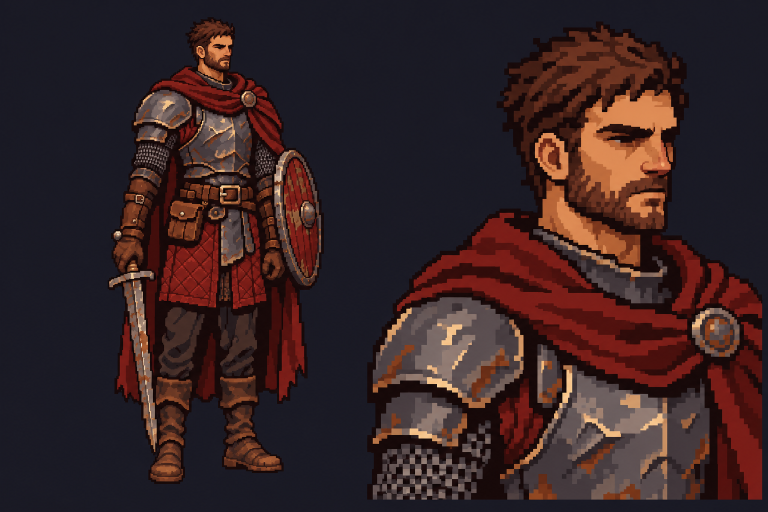
#> input picture art/char_refs/warrior_a_v2.png, 1536 x 1024 px (shown at 1/2 size)
$ python side_strip_r5.py
#> lines starting #> are read from the running program, lines starting #| are printed output that depends on the picture
### tools/measure/chars_ref/cape_r5.py
# ref critic r5, remark 7 / task 2202: the warrior's cloak per direction from cape_r5.mjs: the cape layer alone against the empty scene,
# its height (rows), area, lowest row against the ground, mean Lab, and ΔE76 against the rest pose; also the visible cape (all vs no-cape)
import os, glob, json, numpy as np
from PIL import Image
ROOT = os.path.abspath(os.path.join(os.path.dirname(__file__), '../../..'))
import sys
D = os.path.join(ROOT, os.environ.get('REF_FRAMES', 'frames/critic_chars_r5_ref') + '/' + (sys.argv[1] if len(sys.argv) > 1 else 'cape'))
def lab(rgb):
    c = rgb / 255.0; c = np.where(c > 0.04045, ((c + 0.055) / 1.055) ** 2.4, c / 12.92)
#> after `c = np.where(c > 0.04045, ((c + 0.055) / 1.055) ** 2.4, c / 12.92)`:
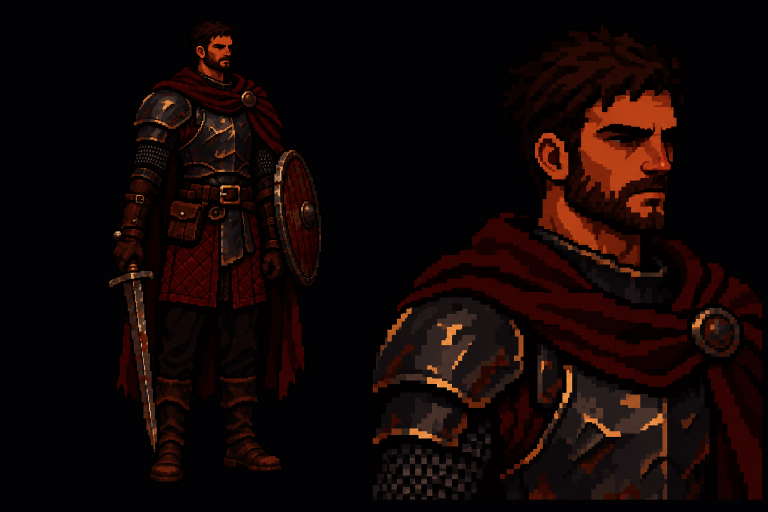
#> c: shape (1024, 1536, 3) float64 (shown at 1/2 size); mean R, G, B 0.0743, 0.0293, 0.0245
    M = np.array([[0.4124, 0.3576, 0.1805], [0.2126, 0.7152, 0.0722], [0.0193, 0.1192, 0.9505]]); xyz = c @ M.T / np.array([0.9505, 1, 1.089])
#> after `xyz = c @ M.T / np.array([0.9505, 1, 1.089])`:
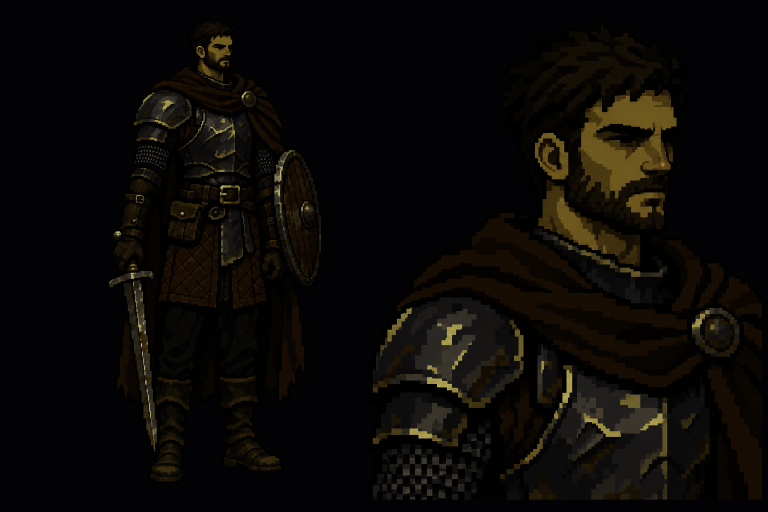
#> xyz: shape (1024, 1536, 3) float64 (shown at 1/2 size); mean R, G, B 0.0479, 0.0385, 0.0259
    f = np.where(xyz > 0.008856, np.cbrt(xyz), 7.787 * xyz + 16 / 116)
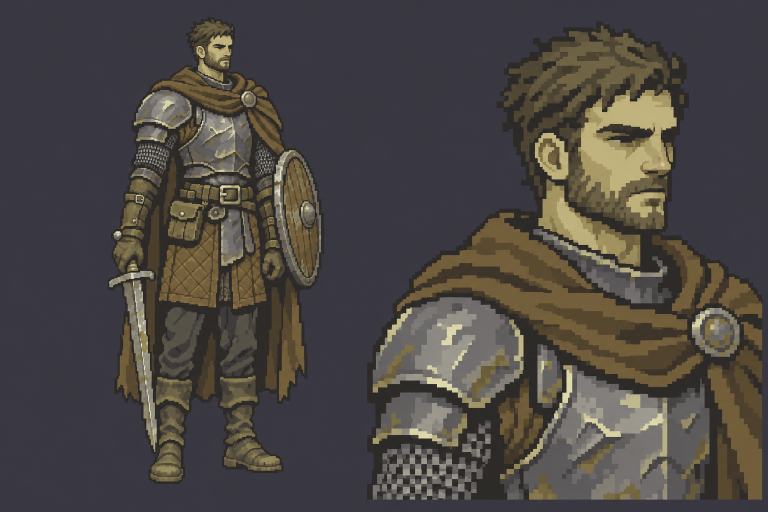
#> f: shape (1024, 1536, 3) float64 (shown at 1/2 size); mean R, G, B 0.301, 0.281, 0.266
    return np.stack([116 * f[..., 1] - 16, 500 * (f[..., 0] - f[..., 1]), 200 * (f[..., 1] - f[..., 2])], -1)
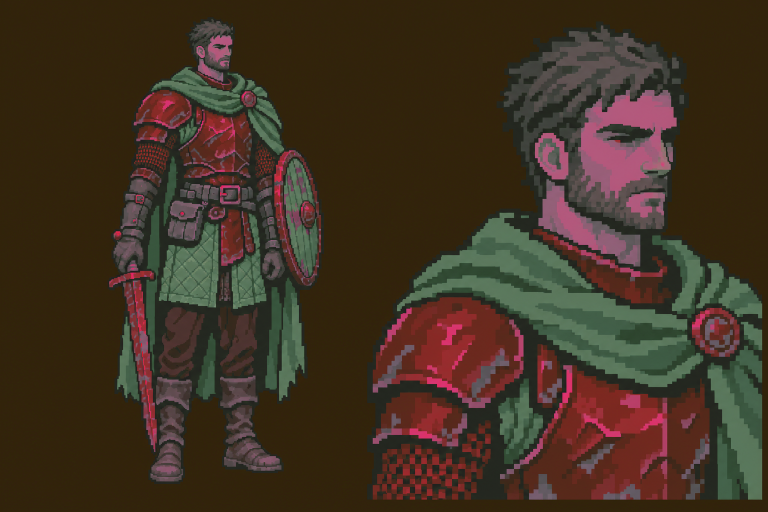
#> returned value: shape (1024, 1536, 3) float64 (shown at 1/2 size); mean of channels 0, 1, 2 16.6, 9.8, 3; drawn with min black and max white
def load(n, k): return np.asarray(Image.open(os.path.join(D, f'{n}__{k}.png')).convert('RGB')).astype(float)
# [6 lines left out: function meas, not called in this run]
# [13 lines that do not run on import are left out]

### tools/measure/chars_ref/side_strip_r5.py
# ref critic r5, author remarks 8-10 / task 2203: the torso's near side under the arm in the arch, from the layers of grab_r4.mjs
# (only_body): the flat strip (cloak-coloured, no quilting/seams) = body pixels left of the chest plate/jerkin, between armpit and hip,
# whose 3x3 neighbourhood is flat; its area in arch px and world px (/3.2^2), its Lab, and Lab of the reference's gambeson and cloak
import os, sys, numpy as np
from PIL import Image
sys.path.insert(0, os.path.dirname(__file__))
from cape_r5 import lab
ROOT = os.path.abspath(os.path.join(os.path.dirname(__file__), '../../..'))
D = os.path.join(ROOT, os.environ.get('REF_FRAMES', 'frames/critic_chars_r5_ref') + '')
def flat(L, r=1):
    s = np.zeros(L.shape[:2]); H, W = s.shape
    for dy in range(-r, r + 1):
        for dx in range(-r, r + 1):
            sh = np.roll(np.roll(L[..., 0], dy, 0), dx, 1); s = np.maximum(s, np.abs(sh - L[..., 0]))
    return s
REF = {'warrior': ('art/char_refs/warrior_a_v2.png', {'gambeson': (350, 500, 430, 560), 'cloak': (240, 600, 290, 700)}),
       'archer': ('art/char_refs/archer_a.png', {'jerkin': (330, 330, 420, 390), 'cloak': (215, 450, 260, 600)})}
# the strip's box in the arch layer crop (frame coords): x from the arm's inner edge to the chest's edge, armpit to hip
BOX = {'warrior': (222, 240, 252, 300), 'archer': (222, 240, 252, 300)}
for c in ['warrior', 'archer']:
    path, regs = REF[c]; R = lab(np.asarray(Image.open(os.path.join(ROOT, path)).convert('RGB')).astype(float))
    refl = {k: np.round(R[y0:y1, x0:x1].reshape(-1, 3).mean(0), 1) for k, (x0, y0, x1, y1) in regs.items()}
#> refl = {'gambeson': [26.8, 38.7, 27.2], 'cloak': [32.1, 14.1, 13.1]}
    for t in ['0.01', '1.2', '2.4']:
#> (the run stopped early here; a loop or call above may not have finished)
